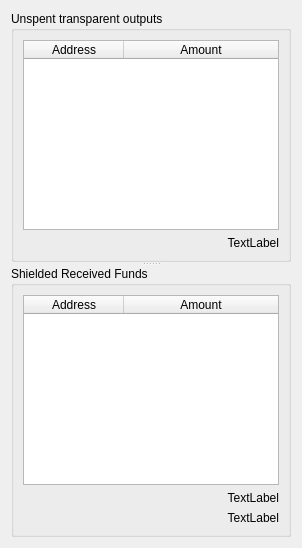
      <widget class="QWidget" name="tab_accounts">
       <attribute name="title">
        <string>Available</string>
       </attribute>
       <layout class="QVBoxLayout" name="verticalLayout_3">
        <item>
         <widget class="QSplitter" name="splitter">
          <property name="orientation">
           <enum>Qt::Vertical</enum>
          </property>
          <widget class="QGroupBox" name="groupBox">
           <property name="title">
            <string>Unspent transparent outputs</string>
           </property>
           <layout class="QVBoxLayout" name="verticalLayout">
            <item>
             <widget class="QTableWidget" name="tableWidget_traddr">
              <property name="columnCount">
               <number>2</number>
              </property>
              <attribute name="horizontalHeaderCascadingSectionResizes">
               <bool>false</bool>
              </attribute>
              <attribute name="horizontalHeaderStretchLastSection">
               <bool>true</bool>
              </attribute>
              <attribute name="verticalHeaderVisible">
               <bool>false</bool>
              </attribute>
              <attribute name="verticalHeaderCascadingSectionResizes">
               <bool>false</bool>
              </attribute>
              <column>
               <property name="text">
                <string>Address</string>
               </property>
              </column>
              <column>
               <property name="text">
                <string>Amount</string>
               </property>
              </column>
             </widget>
            </item>
            <item>
             <layout class="QHBoxLayout" name="horizontalLayout_2">
              <item>
               <widget class="QLabel" name="label_transparent_balance">
                <property name="sizePolicy">
                 <sizepolicy hsizetype="Expanding" vsizetype="Preferred">
                  <horstretch>0</horstretch>
                  <verstretch>0</verstretch>
                 </sizepolicy>
                </property>
                <property name="text">
                 <string>TextLabel</string>
                </property>
                <property name="alignment">
                 <set>Qt::AlignRight|Qt::AlignTrailing|Qt::AlignVCenter</set>
                </property>
               </widget>
              </item>
             </layout>
            </item>
           </layout>
          </widget>
          <widget class="QGroupBox" name="groupBox_2">
           <property name="title">
            <string>Shielded Received Funds</string>
           </property>
           <layout class="QVBoxLayout" name="verticalLayout_2">
            <item>
             <widget class="QTableWidget" name="tableWidget_shaddr">
              <attribute name="horizontalHeaderStretchLastSection">
               <bool>true</bool>
              </attribute>
              <attribute name="verticalHeaderVisible">
               <bool>false</bool>
              </attribute>
              <column>
               <property name="text">
                <string>Address</string>
               </property>
              </column>
              <column>
               <property name="text">
                <string>Amount</string>
               </property>
              </column>
             </widget>
            </item>
            <item>
             <layout class="QHBoxLayout" name="horizontalLayout_3">
              <item>
               <widget class="QLabel" name="label_shielded_balance">
                <property name="sizePolicy">
                 <sizepolicy hsizetype="Expanding" vsizetype="Preferred">
                  <horstretch>0</horstretch>
                  <verstretch>0</verstretch>
                 </sizepolicy>
                </property>
                <property name="text">
                 <string>TextLabel</string>
                </property>
                <property name="alignment">
                 <set>Qt::AlignRight|Qt::AlignTrailing|Qt::AlignVCenter</set>
                </property>
               </widget>
              </item>
             </layout>
            </item>
            <item>
             <widget class="QLabel" name="label_total_balance">
              <property name="text">
               <string>TextLabel</string>
              </property>
              <property name="alignment">
               <set>Qt::AlignRight|Qt::AlignTrailing|Qt::AlignVCenter</set>
              </property>
             </widget>
            </item>
           </layout>
          </widget>
         </widget>
        </item>
       </layout>
      </widget>
